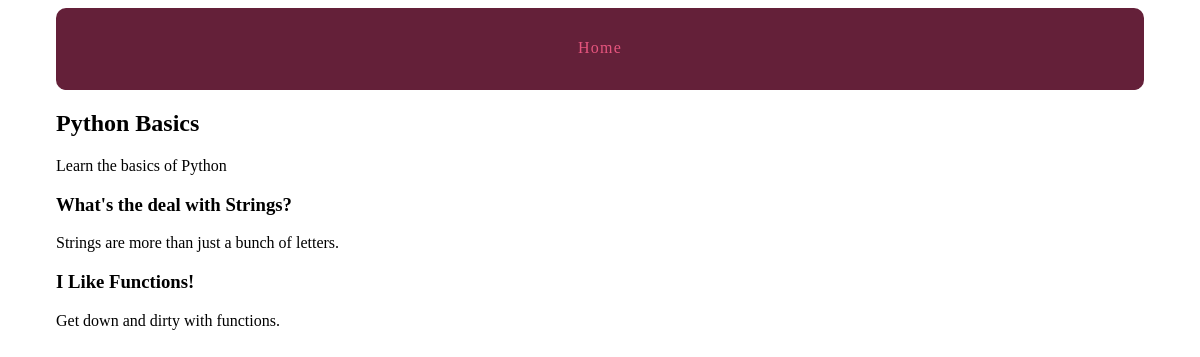
The page /courses/1/ on the database its author committed.
### courses/models.py (models this page shows, shortened)
class Course(models.Model):
    created_at = models.DateTimeField(auto_now_add=True)
    title = models.CharField(max_length=255)
    description = models.TextField()

class Step(models.Model):
    title = models.CharField(max_length=255)
    description = models.TextField()
    content = models.TextField(blank=True, default='')
    order = models.IntegerField(default=0)
    course = models.ForeignKey(Course)
    class Meta:
        ordering = ['order', ]

### courses/views.py (the view)
# urls.py: url(r'(?P<pk>\d+)/$', views.course_detail, name='detail'),
def course_detail(request, pk):
    course = Course.objects.get(pk=pk)
    return render(request, 'courses/course_detail.html', {'course': course})

### courses/templates/courses/course_detail.html (shortened to what this page needs)
{% extends "layout.html" %}
{% block content %}
<article>
    <h2>{{ course.title }}</h2>
    {{ course.description }}
    <section>
        {% for step in course.step_set.all %}
            <h3>{{ step.title }}</h3>
            {{ step.description }}
        {% endfor %}
    </section>
</article>
{% endblock %}

### assets/css/layout.css (style rules this page uses)
html { box-sizing: border-box; }
*, *::after, *::before { box-sizing: inherit; }

### rows shown on the page
Course: title "Python Basics", description "Learn the basics of Python"
Step: title "What's the deal with Strings?", description "Strings are more than just a bunch of letters."
Step: title "I Like Functions!", description "Get down and dirty with functions."
